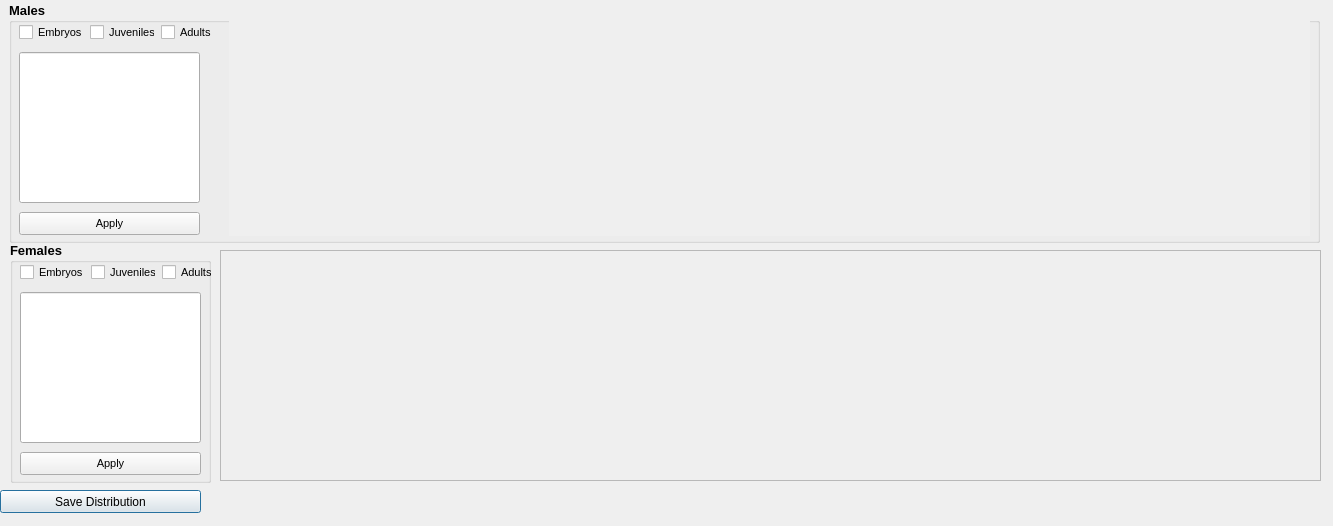
<?xml version="1.0" encoding="UTF-8"?>
<ui version="4.0">
 <class>Dialog_Age_Cohort_Rates</class>
 <widget class="QDialog" name="Dialog_Age_Cohort_Rates">
  <property name="geometry">
   <rect>
    <x>0</x>
    <y>0</y>
    <width>1333</width>
    <height>526</height>
   </rect>
  </property>
  <property name="windowTitle">
   <string>Dialog</string>
  </property>
  <widget class="QPushButton" name="pushButton">
   <property name="geometry">
    <rect>
     <x>0</x>
     <y>490</y>
     <width>201</width>
     <height>23</height>
    </rect>
   </property>
   <property name="text">
    <string>Save Distribution</string>
   </property>
  </widget>
  <widget class="QScrollArea" name="scrollArea_2">
   <property name="geometry">
    <rect>
     <x>220</x>
     <y>250</y>
     <width>1101</width>
     <height>231</height>
    </rect>
   </property>
   <property name="widgetResizable">
    <bool>true</bool>
   </property>
   <widget class="QWidget" name="scrollAreaWidgetContents_2">
    <property name="geometry">
     <rect>
      <x>0</x>
      <y>0</y>
      <width>1099</width>
      <height>229</height>
     </rect>
    </property>
    <widget class="QWidget" name="layoutWidget_2">
     <property name="geometry">
      <rect>
       <x>0</x>
       <y>0</y>
       <width>91</width>
       <height>221</height>
      </rect>
     </property>
     <layout class="QHBoxLayout" name="horizontalLayout_6">
      <property name="spacing">
       <number>20</number>
      </property>
      <property name="sizeConstraint">
       <enum>QLayout::SetNoConstraint</enum>
      </property>
     </layout>
    </widget>
   </widget>
  </widget>
  <widget class="QGroupBox" name="groupBox">
   <property name="geometry">
    <rect>
     <x>9</x>
     <y>2</y>
     <width>1311</width>
     <height>241</height>
    </rect>
   </property>
   <property name="font">
    <font>
     <pointsize>10</pointsize>
     <weight>75</weight>
     <bold>true</bold>
    </font>
   </property>
   <property name="title">
    <string>Males</string>
   </property>
   <widget class="QWidget" name="layoutWidget">
    <property name="geometry">
     <rect>
      <x>10</x>
      <y>20</y>
      <width>198</width>
      <height>22</height>
     </rect>
    </property>
    <layout class="QHBoxLayout" name="horizontalLayout_11">
     <item>
      <widget class="QCheckBox" name="checkBox_4">
       <property name="font">
        <font>
         <pointsize>8</pointsize>
         <weight>50</weight>
         <bold>false</bold>
        </font>
       </property>
       <property name="text">
        <string>Embryos</string>
       </property>
      </widget>
     </item>
     <item>
      <widget class="QCheckBox" name="checkBox_6">
       <property name="font">
        <font>
         <pointsize>8</pointsize>
         <weight>50</weight>
         <bold>false</bold>
        </font>
       </property>
       <property name="text">
        <string>Juveniles</string>
       </property>
      </widget>
     </item>
     <item>
      <widget class="QCheckBox" name="checkBox_5">
       <property name="font">
        <font>
         <pointsize>8</pointsize>
         <weight>50</weight>
         <bold>false</bold>
        </font>
       </property>
       <property name="text">
        <string>Adults</string>
       </property>
      </widget>
     </item>
    </layout>
   </widget>
   <widget class="QPushButton" name="pushButton_2">
    <property name="geometry">
     <rect>
      <x>10</x>
      <y>210</y>
      <width>181</width>
      <height>23</height>
     </rect>
    </property>
    <property name="font">
     <font>
      <pointsize>8</pointsize>
      <weight>50</weight>
      <bold>false</bold>
     </font>
    </property>
    <property name="text">
     <string>Apply</string>
    </property>
   </widget>
   <widget class="QLineEdit" name="lineEdit">
    <property name="geometry">
     <rect>
      <x>10</x>
      <y>50</y>
      <width>181</width>
      <height>151</height>
     </rect>
    </property>
   </widget>
   <widget class="QScrollArea" name="scrollArea">
    <property name="geometry">
     <rect>
      <x>220</x>
      <y>13</y>
      <width>1081</width>
      <height>221</height>
     </rect>
    </property>
    <property name="frameShape">
     <enum>QFrame::NoFrame</enum>
    </property>
    <property name="widgetResizable">
     <bool>true</bool>
    </property>
    <widget class="QWidget" name="scrollAreaWidgetContents">
     <property name="geometry">
      <rect>
       <x>0</x>
       <y>0</y>
       <width>1081</width>
       <height>221</height>
      </rect>
     </property>
     <widget class="QWidget" name="layoutWidget">
      <property name="geometry">
       <rect>
        <x>0</x>
        <y>0</y>
        <width>91</width>
        <height>221</height>
       </rect>
      </property>
      <layout class="QHBoxLayout" name="horizontalLayout_4">
       <property name="spacing">
        <number>20</number>
       </property>
       <property name="sizeConstraint">
        <enum>QLayout::SetNoConstraint</enum>
       </property>
      </layout>
     </widget>
    </widget>
   </widget>
  </widget>
  <widget class="QGroupBox" name="groupBox_2">
   <property name="geometry">
    <rect>
     <x>10</x>
     <y>242</y>
     <width>201</width>
     <height>241</height>
    </rect>
   </property>
   <property name="font">
    <font>
     <pointsize>10</pointsize>
     <weight>75</weight>
     <bold>true</bold>
    </font>
   </property>
   <property name="title">
    <string>Females</string>
   </property>
   <widget class="QWidget" name="layoutWidget_3">
    <property name="geometry">
     <rect>
      <x>10</x>
      <y>20</y>
      <width>198</width>
      <height>22</height>
     </rect>
    </property>
    <layout class="QHBoxLayout" name="horizontalLayout_12">
     <property name="spacing">
      <number>6</number>
     </property>
     <item>
      <widget class="QCheckBox" name="checkBox_7">
       <property name="minimumSize">
        <size>
         <width>0</width>
         <height>0</height>
        </size>
       </property>
       <property name="maximumSize">
        <size>
         <width>16777215</width>
         <height>16777215</height>
        </size>
       </property>
       <property name="font">
        <font>
         <pointsize>8</pointsize>
         <weight>50</weight>
         <bold>false</bold>
        </font>
       </property>
       <property name="text">
        <string>Embryos</string>
       </property>
      </widget>
     </item>
     <item>
      <widget class="QCheckBox" name="checkBox_8">
       <property name="minimumSize">
        <size>
         <width>0</width>
         <height>0</height>
        </size>
       </property>
       <property name="maximumSize">
        <size>
         <width>16777215</width>
         <height>16777215</height>
        </size>
       </property>
       <property name="font">
        <font>
         <pointsize>8</pointsize>
         <weight>50</weight>
         <bold>false</bold>
        </font>
       </property>
       <property name="text">
        <string>Juveniles</string>
       </property>
      </widget>
     </item>
     <item>
      <widget class="QCheckBox" name="checkBox_9">
       <property name="minimumSize">
        <size>
         <width>0</width>
         <height>0</height>
        </size>
       </property>
       <property name="maximumSize">
        <size>
         <width>16777215</width>
         <height>16777215</height>
        </size>
       </property>
       <property name="font">
        <font>
         <pointsize>8</pointsize>
         <weight>50</weight>
         <bold>false</bold>
        </font>
       </property>
       <property name="text">
        <string>Adults</string>
       </property>
      </widget>
     </item>
    </layout>
   </widget>
   <widget class="QPushButton" name="pushButton_3">
    <property name="geometry">
     <rect>
      <x>10</x>
      <y>210</y>
      <width>181</width>
      <height>23</height>
     </rect>
    </property>
    <property name="font">
     <font>
      <pointsize>8</pointsize>
      <weight>50</weight>
      <bold>false</bold>
     </font>
    </property>
    <property name="text">
     <string>Apply</string>
    </property>
   </widget>
   <widget class="QLineEdit" name="lineEdit_2">
    <property name="geometry">
     <rect>
      <x>10</x>
      <y>50</y>
      <width>181</width>
      <height>151</height>
     </rect>
    </property>
   </widget>
  </widget>
 </widget>
 <resources/>
 <connections/>
</ui>
